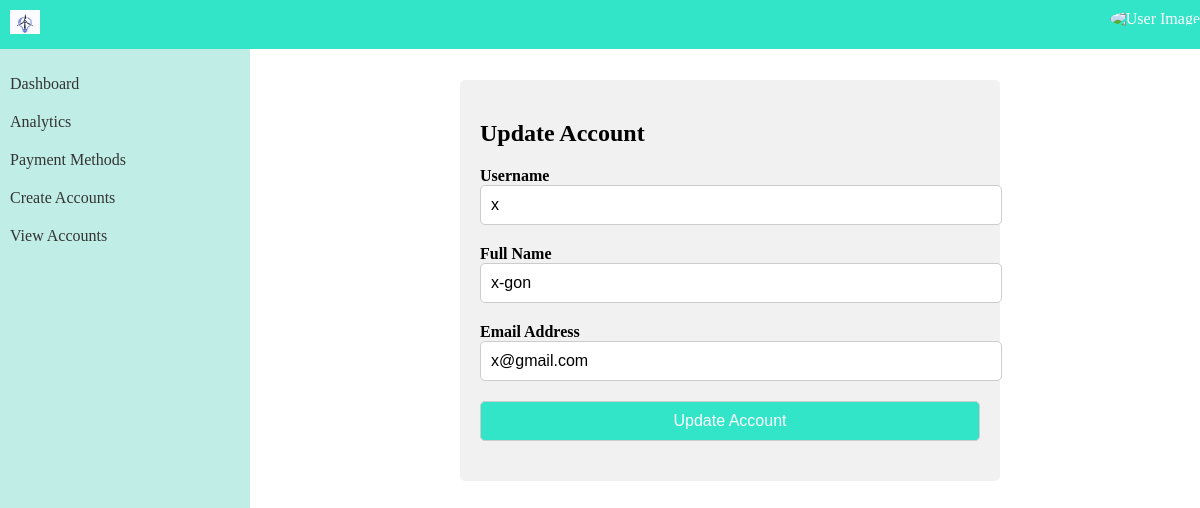
Screenshot of /dashboard/update.php?updateid=5 with the database file from the repository.
### tables this page shows
CREATE TABLE `users` (
  `uid` int(75) NOT NULL,
  `uName` varchar(75) NOT NULL,
  `fullName` text NOT NULL,
  `email` varchar(75) NOT NULL,
  `password` varchar(100) NOT NULL,
  `role` text NOT NULL
);

### dashboard/update.php (the view, shortened to what this page needs)
<?php
    include "connect.php";
    if (isset($_GET['updateid'])){
        $id = $_GET['updateid'];
        $mysql = "SELECT * FROM users WHERE uid=$id";
        $result = mysqli_query($connect, $mysql);
        if ($result) {
            $row = mysqli_fetch_assoc($result);
            $username = $row['uName'];
            $fullname = $row['fullName'];
            $email = $row['email'];
        }
    }
?>
<!DOCTYPE html>
<html>
<head>
    <link rel="stylesheet" type="text/css" href="create.css">
</head>
<body>
    <div class="navbar">
        <div class="logo">
            <a class="navbar-brand" href="a_dashboard.php">
                <img src="images\logo.jpg" alt="Logo" width="30" height="24">
            </a>
        </div>
        <div class="user-menu">
            <img class="user-img" src="path/to/user-image.jpg" alt="User Image">
        </div>
    </div>
    <div class="sidebar">
        <a href="a_dashboard.php">Dashboard</a>
        <a href="a_analytics.php">Analytics</a>
        <a href="a_paymentMethod.php">Payment Methods</a>
        <a href="a_createAccount.php">Create Accounts</a>
        <a href="a_viewAccounts.php">View Accounts</a>
    </div>
    <div class="content">
        <div class="form-container">
            <h2>Update Account</h2>
            <form action="update.php?updateid=<?php echo $id; ?>" method="post">
                <div class="form-group">
                    <label for="username">Username</label>
                    <input type="text" name="username" value="<?php echo $username;?>" required>
                </div>
                <div class="form-group">
                    <label for="fullname">Full Name</label>
                    <input type="text" name="fullname" value="<?php echo $fullname;?>" required>
                </div>
                <div class="form-group">
                    <label for="email">Email Address</label>
                    <input type="email" name="email" value="<?php echo $email;?>" required>
                </div>
                <div class="form-group">
                    <input type="submit" value="Update Account">
                </div>
            </form>
        </div>
    </div>
</body>
</html>

### dashboard/create.css (style rules this page uses)
.navbar { background-color: rgb(50, 229, 200); color: white; display: flex; justify-content: space-between; padding: 10px; position: fixed; top: 0; left: 0; width: 100%; z-index: 999; }
.logo { font-size: 20px; font-weight: bold; }
.user-menu { position: relative; display: inline-block; }
.user-img { width: 30px; height: 30px; border-radius: 50%; margin-right: 10px; }
.sidebar { height: 100%; width: 250px; background-color: #c0eee7; padding-top: 20px; position: fixed; top: 45px; left: 0; }
.sidebar a { padding: 10px; display: block; text-decoration: none; color: #333; }
.content { margin-top: 60px; margin-left: 260px; padding: 20px; }
.form-container { max-width: 500px; margin: 0 auto; padding: 20px; background-color: #f1f1f1; border-radius: 5px; }
.form-group { margin-bottom: 20px; }
.form-group label { display: block; font-weight: bold; }
.form-group input, .form-group select { width: 100%; padding: 10px; font-size: 16px; border-radius: 5px; border: 1px solid #ccc; }
.form-group input[type="submit"] { background-color: rgb(50, 229, 200); color: white; cursor: pointer; }

### rows the page displays
users: username "x", fullname "x-gon", email "x@gmail.com"
